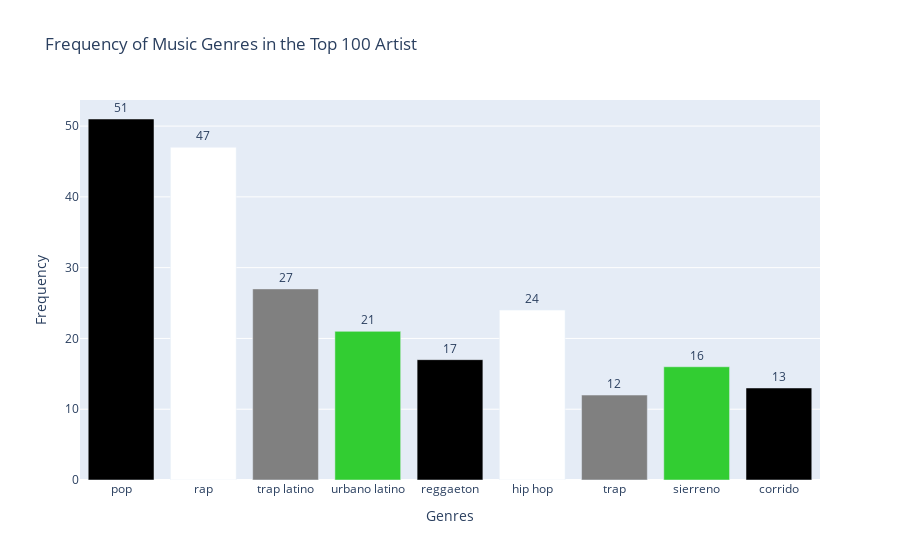

The notebook cell saved with this chart:
### Code cell
fig = px.bar(consolidated_counts_df, 
             x='Genre', 
             y='Frequency', 
             title= 'Frequency of Music Genres in the Top 100 Artist',
             labels={'Genre': 'Genres', 'Frequency': 'Frequency'})

colors = ['black', 'white', 'gray', 'limegreen', 'black', 'white', 'gray', 'limegreen']
fig.update_traces(marker_color=colors)

fig.update_traces(text=consolidated_counts_df['Frequency'], textposition='outside')

fig.show()

### Figure 1 — Plotly figure (JSON) as saved in the notebook; plotly's stock layout.template omitted (floating-point values rounded to 4 significant figures)
{"data": [{"alignmentgroup": "True", "hovertemplate": "Genres=%{x}<br>Frequency=%{y}<extra></extra>", "legendgroup": "", "marker": {"color": ["black", "white", "gray", "limegreen", "black", "white", "gray", "limegreen"], "pattern": {"shape": ""}}, "name": "", "offsetgroup": "", "orientation": "v", "showlegend": false, "text": [51, 47, 27, 21, 17, 24, 12, 16, 13], "textposition": "outside", "type": "bar", "x": ["pop", "rap", "trap latino", "urbano latino", "reggaeton", "hip hop", "trap", "sierreno", "corrido"], "xaxis": "x", "y": [51, 47, 27, 21, 17, 24, 12, 16, 13], "yaxis": "y"}], "layout": {"barmode": "relative", "legend": {"tracegroupgap": 0}, "title": {"text": "Frequency of Music Genres in the Top 100 Artist"}, "xaxis": {"anchor": "y", "domain": [0, 1], "title": {"text": "Genres"}}, "yaxis": {"anchor": "x", "domain": [0, 1], "title": {"text": "Frequency"}}}}
